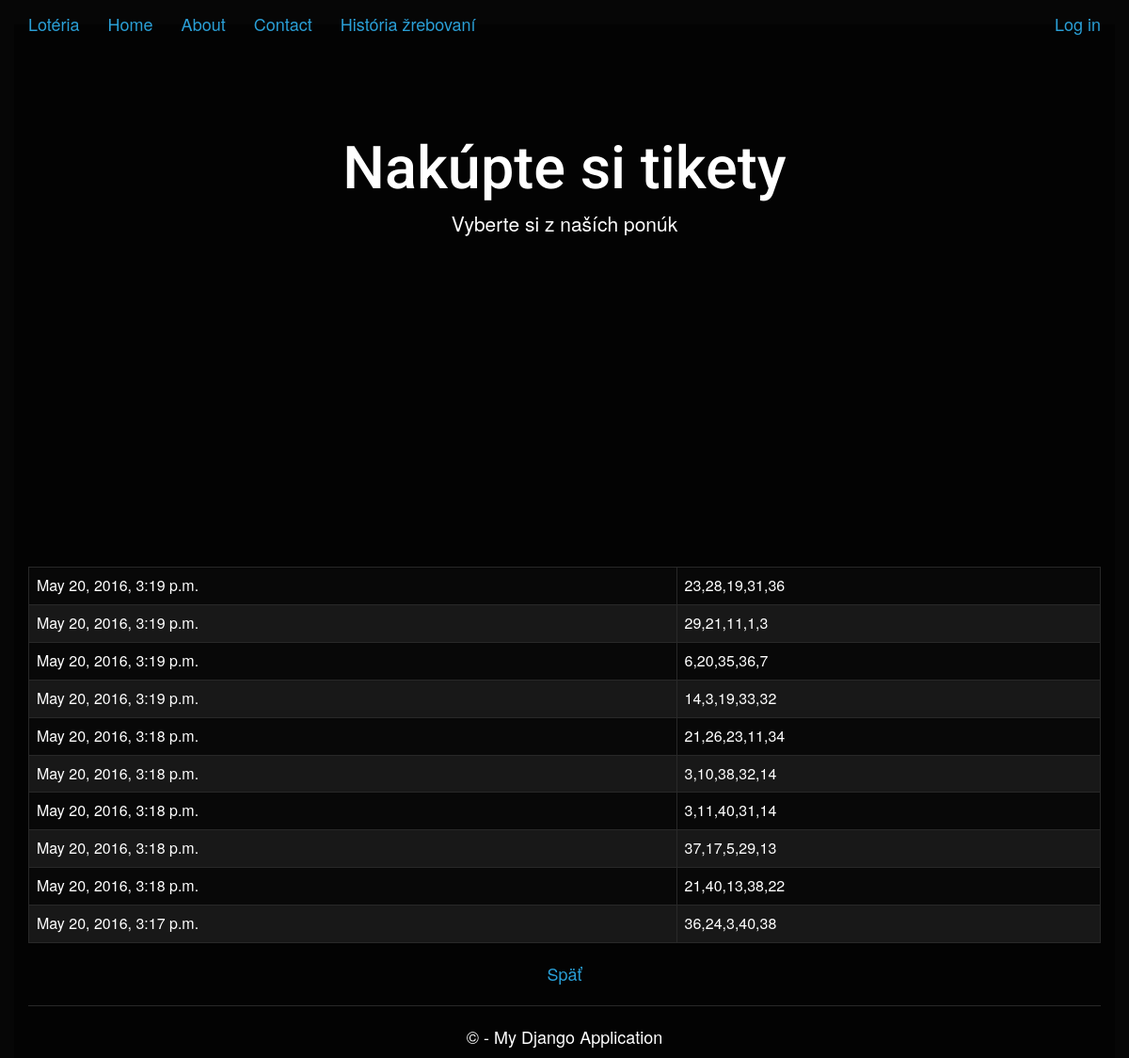
Page /historiaZrebovani on the earlier database version.
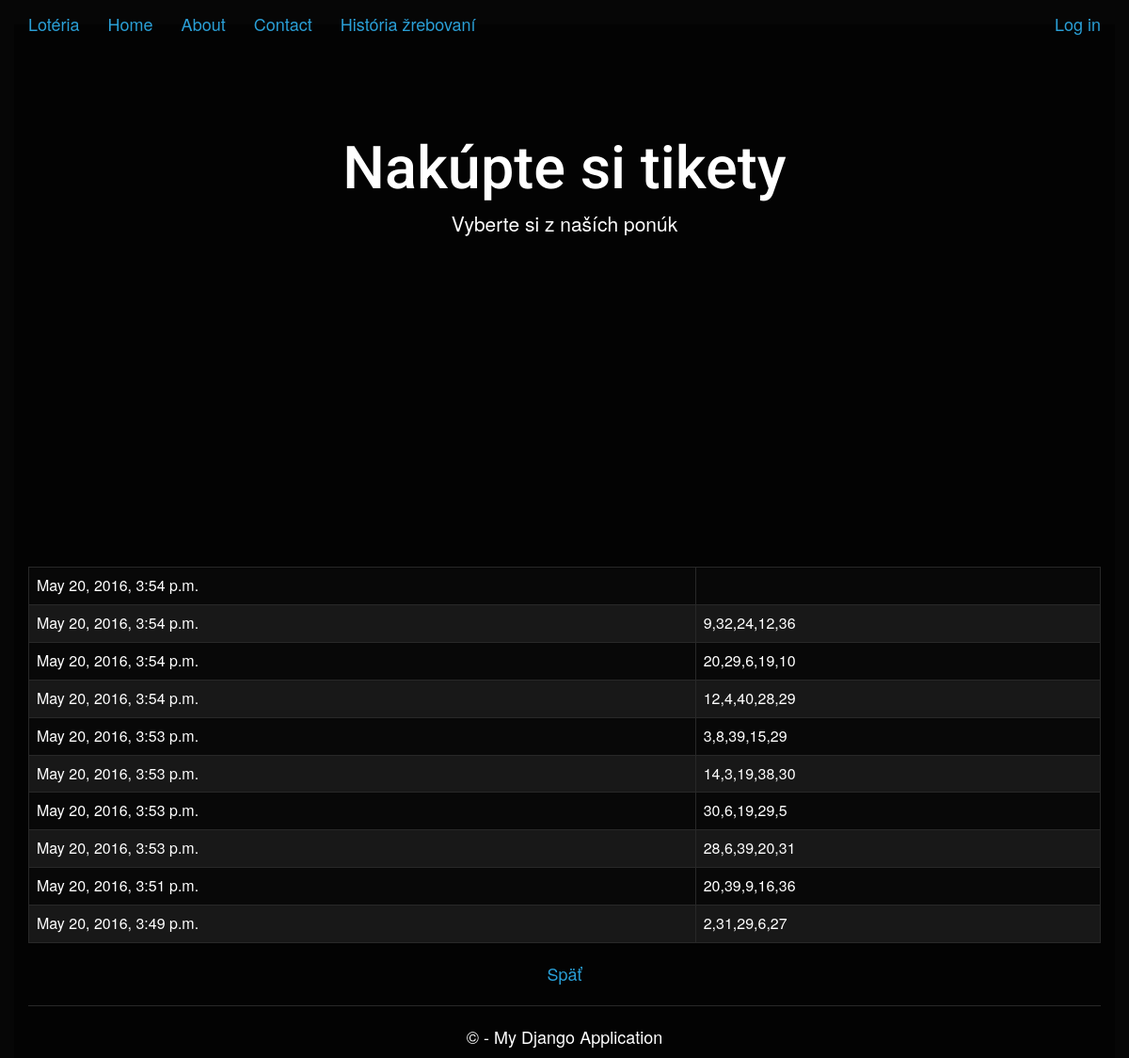
Same page on the later database version.
### app/models.py (models this page shows, shortened)
class LoteriaModel(models.Model):
    casZrebovania = models.DateTimeField(auto_now_add=True)
    vyzrebovaneCisla = models.CharField(max_length=50,validators=[int_list_validator()])

### app/views.py (the view)
# urls.py: url(r'^historiaZrebovani$', app.views.historiaZrebovani, name='historiaZrebovani'),
def historiaZrebovani(request):
    zrebovania = LoteriaModel.objects.all().order_by('-casZrebovania')[:10]
    return render(request,"app/historiaZrebovani.html",{"zrebovania":zrebovania})

### app/templates/app/historiaZrebovani.html
{% extends "app/layout.html" %}
{% block content %}
<div class="centering jumbotron" style="background:rgba(0,0,0,0)">
    <h1>Nakúpte si tikety</h1>
    <p class="lead">Vyberte si z naších ponúk</p>
</div>
<table class="table table-striped table-bordered ">
{% for zrebovanie in zrebovania %}
<tr>
    <td>{{ zrebovanie.casZrebovania}}</td>
    <td>{{ zrebovanie.vyzrebovaneCisla }}</td>
</tr><br/>
{% endfor %}
</table>
<p><a href="{% url 'home' %}">Späť</a></p>
{% endblock %}

Differences in the rows shown:
no longer on this page (row unchanged): LoteriaModel: casZrebovania "May 20, 2016, 3:19 p.m.", vyzrebovaneCisla "23,28,19,31,36"
no longer on this page (row unchanged): LoteriaModel: casZrebovania "May 20, 2016, 3:19 p.m.", vyzrebovaneCisla "29,21,11,1,3"
no longer on this page (row unchanged): LoteriaModel: casZrebovania "May 20, 2016, 3:19 p.m.", vyzrebovaneCisla "6,20,35,36,7"
no longer on this page (row unchanged): LoteriaModel: casZrebovania "May 20, 2016, 3:19 p.m.", vyzrebovaneCisla "14,3,19,33,32"
no longer on this page (row unchanged): LoteriaModel: casZrebovania "May 20, 2016, 3:18 p.m.", vyzrebovaneCisla "21,26,23,11,34"
no longer on this page (row unchanged): LoteriaModel: casZrebovania "May 20, 2016, 3:18 p.m.", vyzrebovaneCisla "3,10,38,32,14"
no longer on this page (row unchanged): LoteriaModel: casZrebovania "May 20, 2016, 3:18 p.m.", vyzrebovaneCisla "3,11,40,31,14"
no longer on this page (row unchanged): LoteriaModel: casZrebovania "May 20, 2016, 3:18 p.m.", vyzrebovaneCisla "37,17,5,29,13"
no longer on this page (row unchanged): LoteriaModel: casZrebovania "May 20, 2016, 3:18 p.m.", vyzrebovaneCisla "21,40,13,38,22"
no longer on this page (row unchanged): LoteriaModel: casZrebovania "May 20, 2016, 3:17 p.m.", vyzrebovaneCisla "36,24,3,40,38"
added LoteriaModel: casZrebovania "May 20, 2016, 3:54 p.m."
added LoteriaModel: casZrebovania "May 20, 2016, 3:54 p.m.", vyzrebovaneCisla "9,32,24,12,36"
added LoteriaModel: casZrebovania "May 20, 2016, 3:54 p.m.", vyzrebovaneCisla "20,29,6,19,10"
added LoteriaModel: casZrebovania "May 20, 2016, 3:54 p.m.", vyzrebovaneCisla "12,4,40,28,29"
added LoteriaModel: casZrebovania "May 20, 2016, 3:53 p.m.", vyzrebovaneCisla "3,8,39,15,29"
added LoteriaModel: casZrebovania "May 20, 2016, 3:53 p.m.", vyzrebovaneCisla "14,3,19,38,30"
added LoteriaModel: casZrebovania "May 20, 2016, 3:53 p.m.", vyzrebovaneCisla "30,6,19,29,5"
added LoteriaModel: casZrebovania "May 20, 2016, 3:53 p.m.", vyzrebovaneCisla "28,6,39,20,31"
added LoteriaModel: casZrebovania "May 20, 2016, 3:51 p.m.", vyzrebovaneCisla "20,39,9,16,36"
added LoteriaModel: casZrebovania "May 20, 2016, 3:49 p.m.", vyzrebovaneCisla "2,31,29,6,27"
